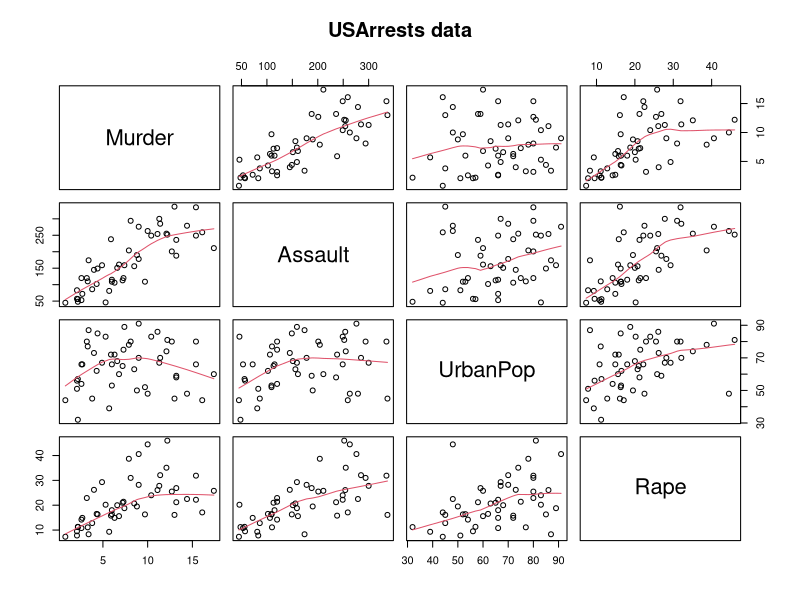

Write R code to recreate this figure.
## ---- chunk 1
summary(USArrests)

require(graphics)
pairs(USArrests, panel = panel.smooth, main = "USArrests data")

## Difference between 'USArrests' and its correction
USArrests["Maryland", "UrbanPop"] # 67 -- the transcription error
UA.C <- USArrests
UA.C["Maryland", "UrbanPop"] <- 76.6

## also +/- 0.5 to restore the original  <n>.5  percentages
s5u <- c("Colorado", "Florida", "Mississippi", "Wyoming")
s5d <- c("Nebraska", "Pennsylvania")
UA.C[s5u, "UrbanPop"] <- UA.C[s5u, "UrbanPop"] + 0.5
UA.C[s5d, "UrbanPop"] <- UA.C[s5d, "UrbanPop"] - 0.5


